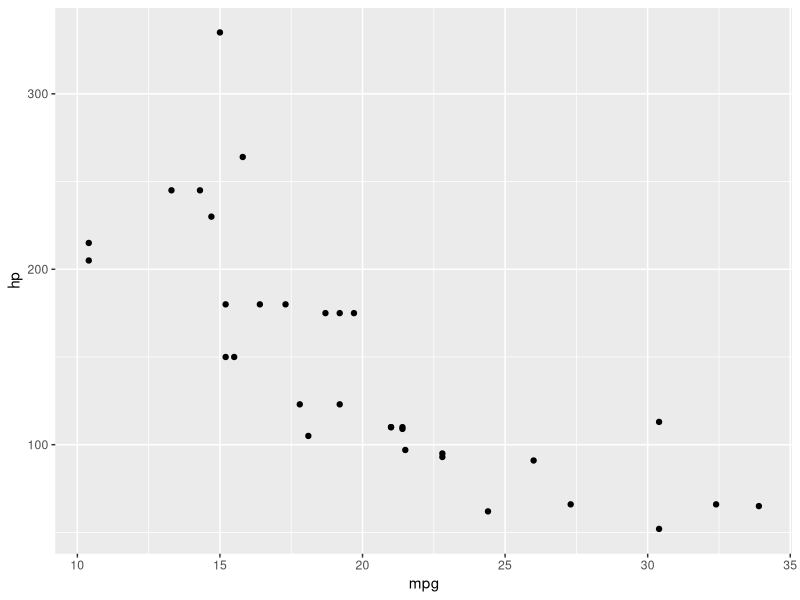
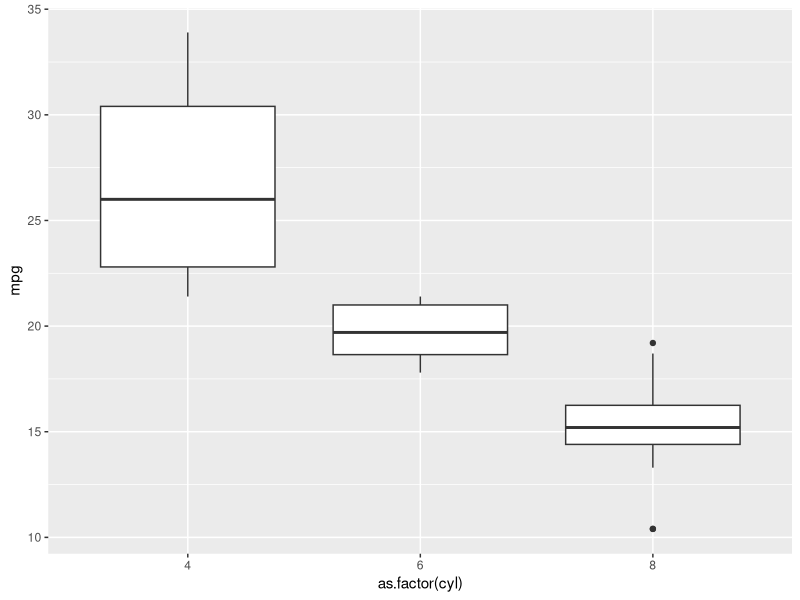

Source code (R) for these figures, in order:
# install and load ggplot2 package for data visualization
install.packages("ggplot2")
library(ggplot2)

#load built in mtcars dataset and view sample
data(mtcars)
head(mtcars)
str(mtcars)

#create a scatterplot of mpg versus hp
my_scatterplot<-ggplot(mtcars,aes(x = mpg, y = hp)) + geom_point()
my_scatterplot

#create a box and whiskers plot of cylinders versus mpg
my_boxplot<-ggplot(mtcars,aes(x = as.factor(cyl), y =mpg )) + geom_boxplot()
my_boxplot
